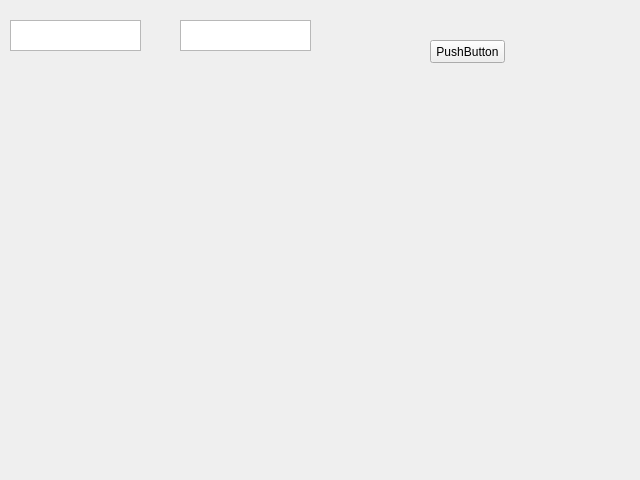
<?xml version="1.0" encoding="UTF-8"?>
<ui version="4.0">
 <class>TestSearch</class>
 <widget class="QWidget" name="TestSearch">
  <property name="geometry">
   <rect>
    <x>0</x>
    <y>0</y>
    <width>640</width>
    <height>480</height>
   </rect>
  </property>
  <property name="windowTitle">
   <string>Form</string>
  </property>
  <widget class="QPushButton" name="searchSearch">
   <property name="geometry">
    <rect>
     <x>430</x>
     <y>40</y>
     <width>75</width>
     <height>23</height>
    </rect>
   </property>
   <property name="text">
    <string>PushButton</string>
   </property>
  </widget>
  <widget class="QPlainTextEdit" name="roomQualityBox">
   <property name="geometry">
    <rect>
     <x>180</x>
     <y>20</y>
     <width>131</width>
     <height>31</height>
    </rect>
   </property>
   <property name="tabChangesFocus">
    <bool>true</bool>
   </property>
  </widget>
  <widget class="QPlainTextEdit" name="roomNumberBox">
   <property name="geometry">
    <rect>
     <x>10</x>
     <y>20</y>
     <width>131</width>
     <height>31</height>
    </rect>
   </property>
   <property name="tabChangesFocus">
    <bool>true</bool>
   </property>
  </widget>
 </widget>
 <tabstops>
  <tabstop>roomNumberBox</tabstop>
  <tabstop>roomQualityBox</tabstop>
  <tabstop>searchSearch</tabstop>
 </tabstops>
 <resources/>
 <connections/>
</ui>
